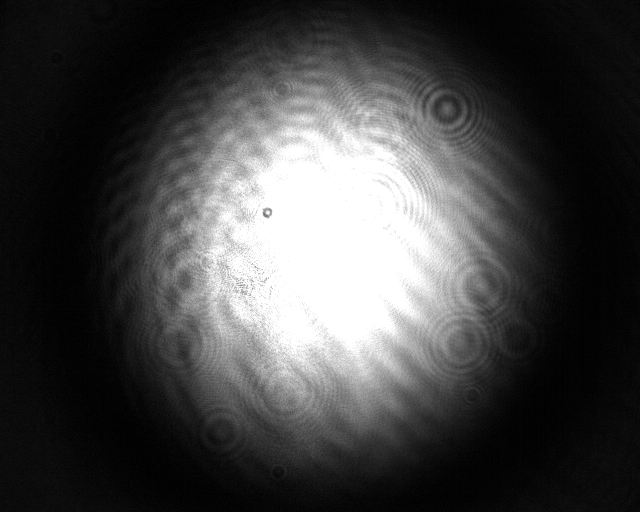
#> input picture images/image0.png, 1280 x 1024 px, given as the content of the folder images/image0.png, which was not available (shown at 1/2 size)
$ python baseline_algorithms.py
#> lines starting #> are read from the running program, lines starting #| are printed output that depends on the picture; pictures that were not available may be replaced by others from this repository, and a replacement may not be noted
import csv
import os
import time
from threading import Thread

import cv2
import matplotlib.pyplot as plt
import numpy as np
from scipy.optimize import curve_fit
from scipy.special import j1
from skimage.io import imread
from skimage.util import img_as_float
from skimage.color import rgb2gray


class BesselFitter:
    """
    Represents an image processing utility for calculating centroids using
    Bessel Function Fitting (Airy Disk approximation).

    This technique is ideal for optical spots where the intensity distribution
    follows a diffraction pattern defined by:
    I(r) = Io * (2 * J1(x) / x)^2 + Background
    """

    def __init__(self, image_path):
        """
        Initializes the BesselFitter with an image path.

        :param image_path: Path to the input image.
        :type image_path: str
        """
        self.image_path = image_path

        # Load and preprocess image similar to Superpixels class
        image_data = img_as_float(imread(image_path))

        # Ensure we have a 2D grayscale image
        if image_data.ndim == 2:
            self.gray_image = image_data
        else:
            if image_data.shape[2] == 4:  # Handle RGBA
                image_data = image_data[:, :, :3]
            self.gray_image = rgb2gray(image_data)

    @staticmethod
    def airy_disk_2d_function(grid, amplitude, x0, y0, sigma, offset):
        """
        The 2D Airy Disk function model for fitting.

        Z = Amplitude * [ 2*J1(k*r) / (k*r) ]^2 + Offset
        """
        x, y = grid
        r = np.sqrt((x - x0) ** 2 + (y - y0) ** 2)

        # Avoid division by zero at the exact center (limit approaches 1)
        # k is represented implicitly by 1/sigma here for fitting stability
        k = 1.0 / (sigma + 1e-6)
        scaled_r = k * r

        # Calculate the Airy term. Handle r=0 case where function is 1.
        with np.errstate(divide='ignore', invalid='ignore'):
            airy_term = (2 * j1(scaled_r) / scaled_r) ** 2
        airy_term[scaled_r == 0] = 1.0

        return (amplitude * airy_term + offset).ravel()

    def calculate_bessel_centroid(self):
        """
        Performs the Bessel Function fit on the loaded image to find the centroid.

        It locates the brightest pixel as an initial guess, extracts a Region of
        Interest (ROI) to improve fitting speed, and applies non-linear least squares.

        :return: (x, y) coordinates of the centroid.
        """
        img = self.gray_image
        h, w = img.shape

        # 1. Initial Guess based on max intensity
        blurred = cv2.GaussianBlur(img, (5, 5), 0)
        min_val, max_val, min_loc, max_loc = cv2.minMaxLoc(blurred)

        initial_x, initial_y = max_loc

        # 2. Define Region of Interest (ROI) for optimization
        # Crop a window around the max spot.
        window_size = 80  # +/- pixels around center
        y_min = max(0, initial_y - window_size)
        y_max = min(h, initial_y + window_size)
        x_min = max(0, initial_x - window_size)
        x_max = min(w, initial_x + window_size)

        roi = img[y_min:y_max, x_min:x_max]

        # Create grid for the ROI
        x_roi, y_roi = np.meshgrid(np.arange(x_min, x_max), np.arange(y_min, y_max))

        # --- ROI Visualization (for debugging/inspection) ---
        try:
            plt.rcParams.update({'font.size': 18})
            fig_roi = plt.figure("Bessel ROI", figsize=(6, 6))
            ax_roi = fig_roi.add_subplot(1, 1, 1)

            # Keep orientation consistent with other visualizations (rotated)
            ax_roi.imshow(np.rot90(roi), origin='lower', cmap='gray')
            ax_roi.set_title(f"ROI around peak: x[{x_min}:{x_max}], y[{y_min}:{y_max}]")
            ax_roi.set_xlabel("pixels")
            ax_roi.set_ylabel("pixels")
            plt.tight_layout()
            plt.savefig('Bessel_ROI.png', dpi=200)
            plt.show()
        except Exception as e:
            # Non-fatal: continue if running headless or any display error occurs
            print(f"Warning: Unable to display/save ROI image: {e}")

        # 3. Curve Fit
        # Parameters: [Amplitude, x0, y0, sigma (width), offset]
        p0 = [max_val - min_val, initial_x, initial_y, 5.0, min_val]

        # Bounds to ensure the centroid stays within the image and physics make sense
        bounds = (
            [0, x_min, y_min, 0.1, 0],  # Lower bounds
            [np.inf, x_max, y_max, np.inf, 1.0]  # Upper bounds
        )

        try:
            popt, pcov = curve_fit(self.airy_disk_2d_function, (x_roi, y_roi), roi.ravel(), p0=p0, bounds=bounds)
        except RuntimeError:
            print("Bessel Fit failed. Reverting to Max intensity location.")
            return initial_x, initial_y

        fit_amp, fit_x, fit_y, fit_sigma, fit_offset = popt

        print(f"Bessel Fit Centroid: X={fit_x:.4f}, Y={fit_y:.4f} (Sigma={fit_sigma:.4f})")

        # 4. Visualization
        self.plot_results(fit_x, fit_y, popt)

        return fit_x, fit_y

    def plot_results(self, cx, cy, fit_params):
        """
        Visualizes the results including a 2D heatmap with marker and a 3D wireframe
        comparing the raw data vs the fitted Bessel function.
        """
        # --- 2D Visualization ---
        plt.rcParams.update({'font.size': 30})
        fig = plt.figure("Bessel Fit Result", figsize=(11, 12.8))
        ax = fig.add_subplot(1, 1, 1)

        # Rotated 90 degrees to match your existing coordinate convention
        ax.imshow(np.rot90(self.gray_image), origin='lower')

        # Plot marker (Note: Y and X swapped and inverted based on your original code logic)
        plt.plot(cy, 1280 - cx, marker='o', markersize=15, color='red', label='Bessel Centroid')

        plt.xlabel("pixels")
        plt.ylabel("pixels")
        plt.legend()
        plt.axis("on")
        plt.savefig('Bessel_2D.png', dpi=200)
        plt.show()

        # --- 3D Visualization ---
        # Generate the fitted surface data for the whole image (or a larger ROI for viz)
        h, w = self.gray_image.shape

        # Rotate image for consistency with 2D plot
        rotated_gray_image = np.rot90(self.gray_image)
        h_rot, w_rot = rotated_gray_image.shape
        y_grid, x_grid = np.mgrid[0:h_rot, 0:w_rot]

        # Calculate fitted surface values
        # Note: We must map the rotated grid back to original coordinates to calculate Z
        # Original X corresponds to current Y grid, Original Y corresponds to (Height - current X grid)
        # This mapping depends heavily on exactly how np.rot90 interacts with your camera coordinates.
        # Assuming standard rotation:

        # For visualization, we will plot the RAW 3D surface and the Centroid Point
        fig_3d = plt.figure("3D Visualization -- Bessel", figsize=(15, 15))
        ax_3d = fig_3d.add_subplot(111, projection='3d')

        stride = 2  # Optimization for rendering speed
        xs = x_grid[::stride, ::stride]
        ys = y_grid[::stride, ::stride]
        zs = rotated_gray_image[::stride, ::stride] * 256

        # Plot Intensity Peak
        # Using the coordinate transform found in your Superpixels.plot_wireframe
        ax_3d.plot([cy], [1280 - cx], [258], c='red', marker='o', markersize=17,
                   linestyle='None', label='Bessel Centroid', zorder=10)

        # Plot raw data surface
        ax_3d.plot_surface(xs, ys, zs, cmap='plasma', alpha=0.6, edgecolor='k',
                           linewidth=0.1, antialiased=True, zorder=1)

        # Optional: Plot the Fitted Bessel Function as a wireframe mesh on top
        # (Commented out to prevent visual clutter, but available if needed)
        # amp, x0, y0, sig, off = fit_params
        # z_fit = self.airy_disk_2d_function((ys, 1280-xs), amp, x0, y0, sig, off).reshape(xs.shape) * 256
        # ax_3d.plot_wireframe(xs, ys, z_fit, color='cyan', alpha=0.5, rstride=5, cstride=5)

        ax_3d.view_init(elev=40, azim=250)
        ax_3d.legend(fontsize=30)
        plt.savefig('Bessel_3D_Wireframe.png', dpi=200)
        plt.show()

    @staticmethod
    def process_local_dataset(path):
#> called with path = 'images/image0.png'
        image_files = []
        for root, dirs, files in os.walk(path):
            for file in files:
                if file.endswith(".png") or file.endswith(".jpg"):
                    # Skip result images (those that are named after algorithms)
                    if not any(file.startswith(alg_result) for alg_result in
                               ["CCL", "FBM", "Felzenszwalb", "Quickshift", "SLIC"]):
                        # Use forward slashes for compatibility with the existing code
                        file_path = os.path.join(root, file).replace("\\", "/")
                        image_files.append(file_path)

        print(f"Found {len(image_files)} images to process:")
        for img in image_files:
            print(f"- {img}")

        # Process each image
        results = []
        for path_to_image in image_files:
            print(f"\nProcessing image: {path_to_image}")

            # Initialize Fitter
            bessel_tool = BesselFitter(path_to_image)

            # Calculate
            start = time.time()
            cx, cy = bessel_tool.calculate_bessel_centroid()
            end = time.time()

            bessel_time = end - start

            result = {
                'Image': path_to_image,
                'Bessel Time': bessel_time
            }
            results.append(result)

            print("\n===== RESULTS =====")
            print(f"Bessel Fit Time: {bessel_time:.6f} seconds")
            print(f"Centroid: X={cx:.4f}, Y={cy:.4f}")
#> this loop made 1 pass
#> (min_val in calculate_bessel_centroid, max_val in calculate_bessel_centroid, min_loc in calculate_bessel_centroid, initial_x in calculate_bessel_centroid, initial_y in calculate_bessel_centroid, y_min in calculate_bessel_centroid, y_max in calculate_bessel_centroid, x_min in calculate_bessel_centroid) on pass 1: (0.00101, 1, (120, 514), 630, 276, 196, 356, 550)
#| Bessel Fit Centroid: X=634.5400, Y=356.0000 (Sigma=109.6858)
#| Centroid: X=634.5400, Y=356.0000
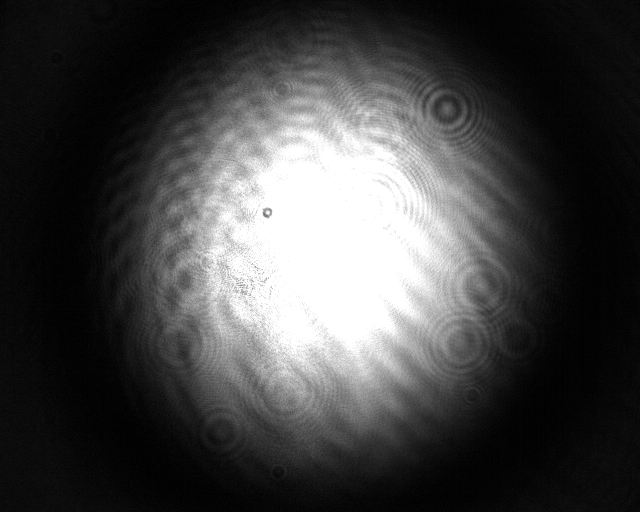
#> input picture images/image0.png, 1280 x 1024 px, given as the content of the folder images/image0.png, which was not available (shown at 1/2 size)
#> pass 1, in calculate_bessel_centroid, `roi = img[y_min:y_max, x_min:x_max]`:
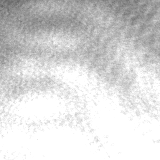
#> roi: shape (160, 160) float64; min 0.388, max 1, mean 0.848
#> pass 1, in calculate_bessel_centroid, `plt.savefig('Bessel_ROI.png', dpi=200)`:
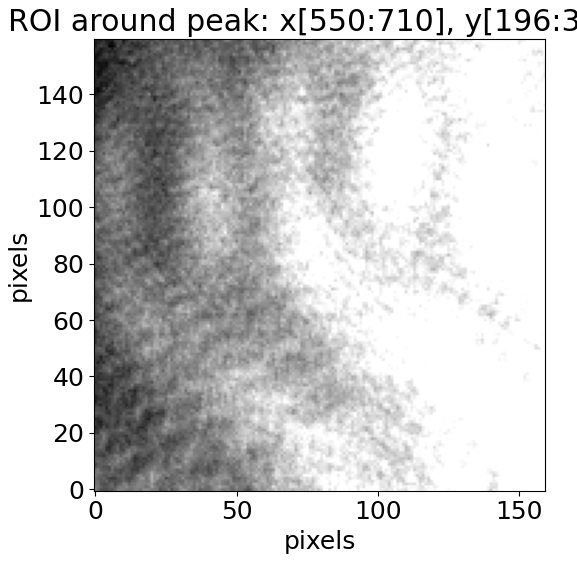
#> figure drawn by matplotlib, 1 panel
#> pass 1, in plot_results, `plt.savefig('Bessel_2D.png', dpi=200)`:
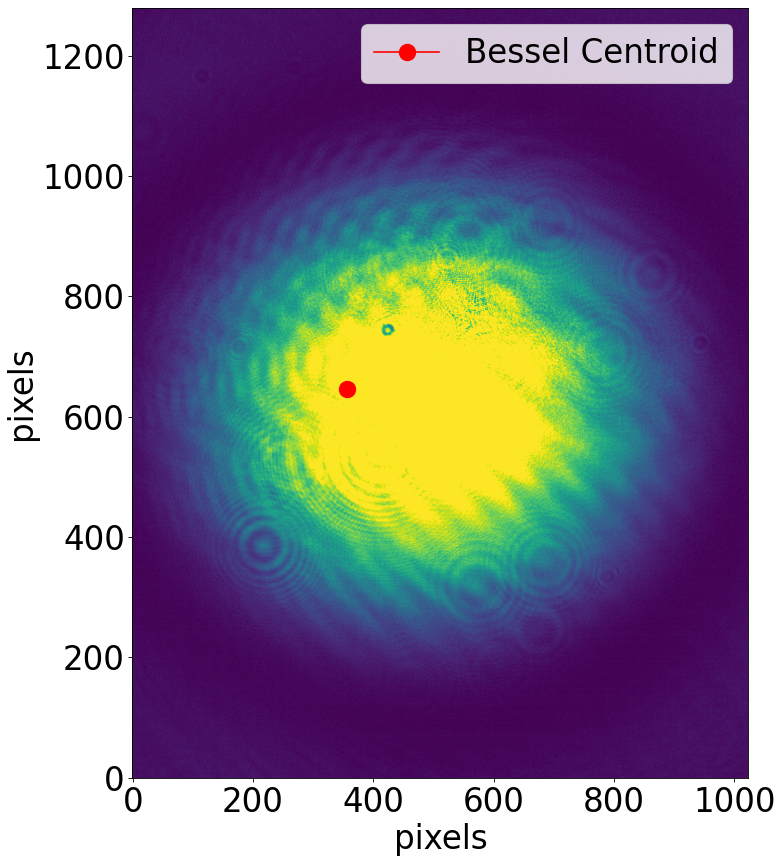
#> figure drawn by matplotlib, 1 panel
#> pass 1, in plot_results, `rotated_gray_image = np.rot90(self.gray_image)`:
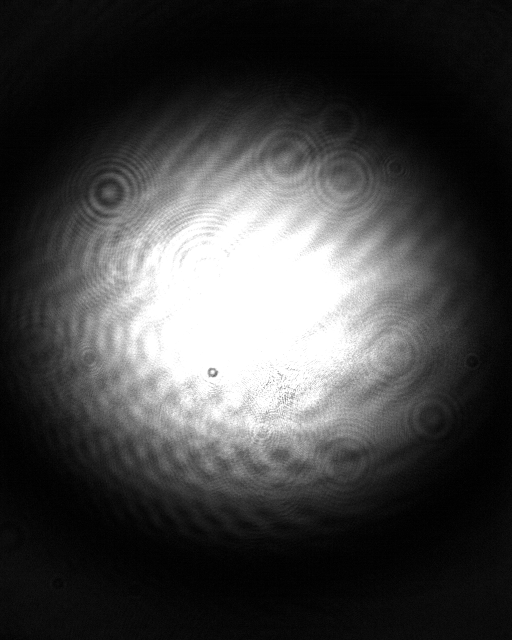
#> rotated_gray_image: shape (1280, 1024) float64 (shown at 1/2 size); min 0, max 1, mean 0.265
#> pass 1, in plot_results, `plt.savefig('Bessel_3D_Wireframe.png', dpi=200)`:
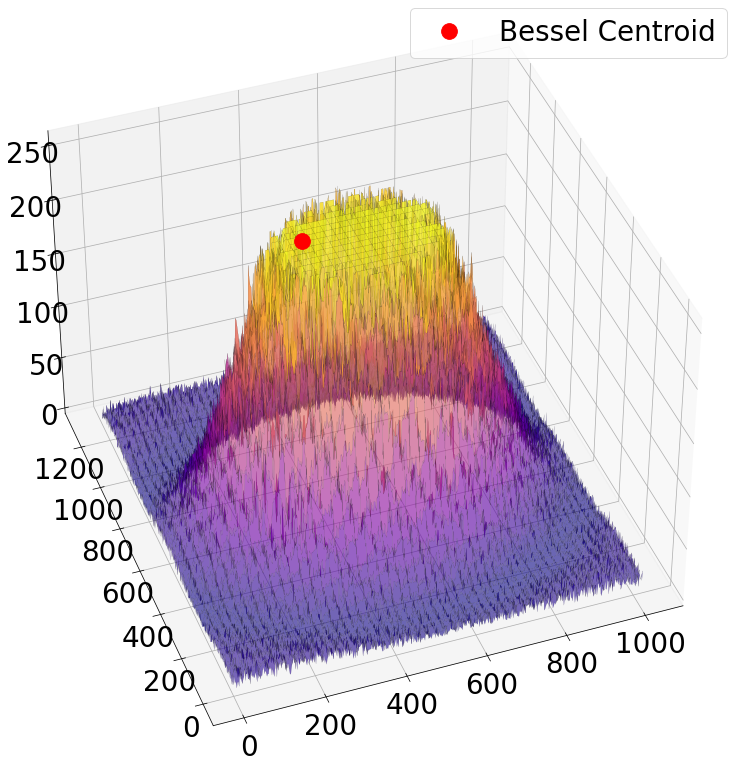
#> figure drawn by matplotlib, 1 panel
#> after the loop, results = 1 item

        csv_file = f"bessel-results-{path}.csv".replace("/", "").replace("\\", "")  # For linux & windows

        header = ["Image", "Bessel Time"]

        with open(csv_file, mode="w", newline="") as file:
            writer = csv.DictWriter(file, fieldnames=header)
            writer.writeheader()
            writer.writerows(results)
        print(f"\nResults saved to {csv_file}")


if __name__ == '__main__':
    dataset_directory = "images"
    image_directory_paths = []
    # Generate a list with all the directories in the root path
    # Only directories allowed in a root path is a multy thread requirement for simplicity
    for image_directory in os.listdir(dataset_directory):
        image_directory_paths.append(os.path.join(dataset_directory, image_directory))

    actual_path = []
    for actual_path in image_directory_paths:
        # process_local_dataset(actual_path)
        BesselFitter.process_local_dataset(actual_path)
